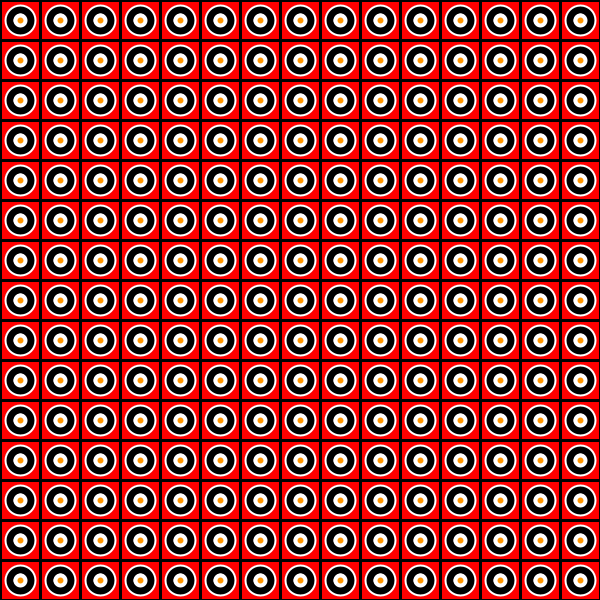
Frame 1 (no input)
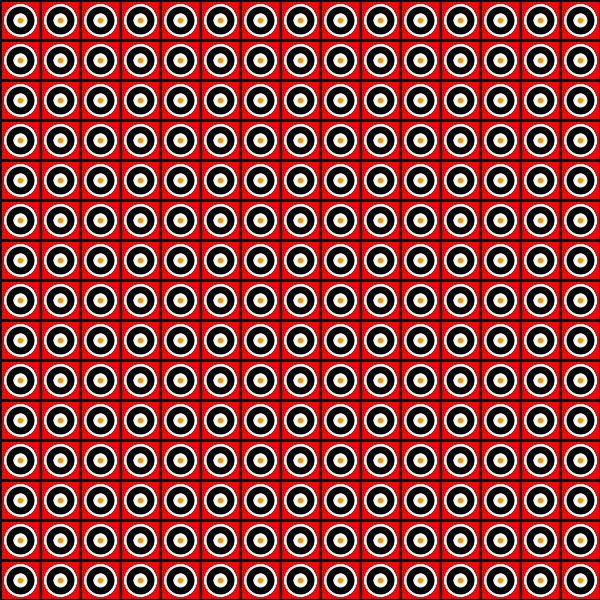
Frame 60 (the mouse pressed at the canvas centre just before this capture)
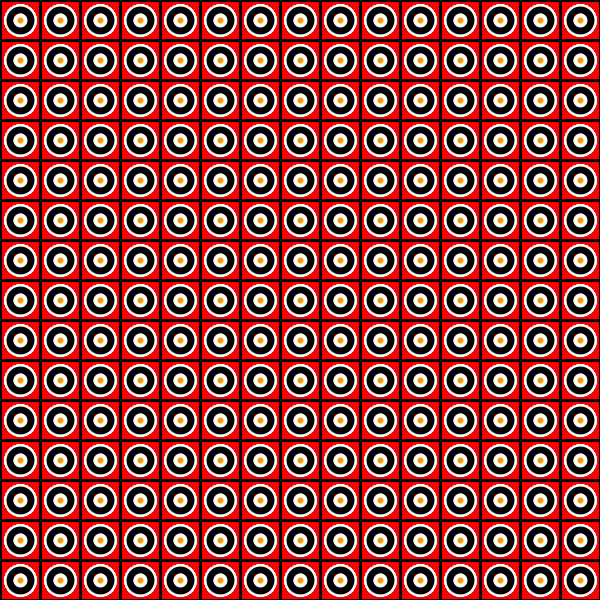
Frame 120 (the mouse held since frame 60 and released just before this capture)

The Processing sketch that drew these frames (run headless with seeded random() and noise(); from frame 60 on, the mouse is pressed at the canvas centre):

// Processing sketch: processing_143401
// ── processing_143401.pde

/*
Konkuk University
SOS iDesign

Name: Gwang il Lee
ID: 201420094

*/
void setup() {
  size(600, 600);
  smooth();
  background(255,0,0);
}
void draw() {
  for (int i = 20; i< width; i = i + 40) {
    for (int j = 20; j< width; j = j + 40) {
      strokeWeight(3);
      stroke(0, 0, 0); 
      noFill();
      rectMode(CENTER);
      rect(i, j, 40, 40);
      strokeWeight(2);
      stroke(255);
      fill(0);
      ellipse(i, j, 30, 30);
      noFill();
      fill(255);
      ellipse(i,j,11,11);
      noFill();
      fill(255,150,0);
      strokeWeight(4);
      ellipse(i,j,10,10);
      }
  }
}
